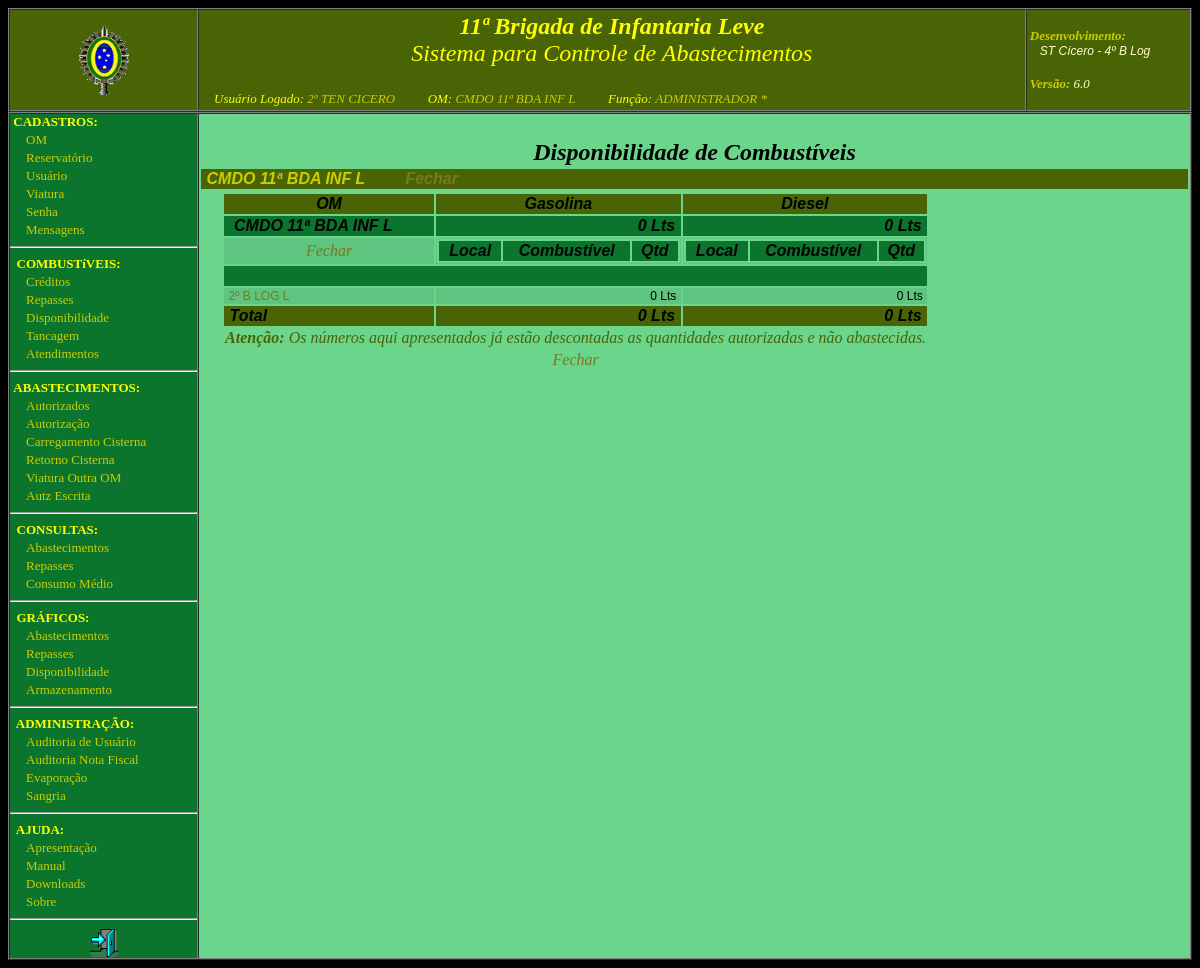
The page /index.php?nomeArquivo=cons_disponibilidade.php&oc=024794&codom=024794 (signed in) on the database its author committed.
### tables this page shows
CREATE TABLE IF NOT EXISTS `om` (
  `codom` char(6) NOT NULL,
  `sigla` char(30) NOT NULL,
  `nome` char(70) NOT NULL,
  `tipo` char(15) NOT NULL COMMENT 'OC, C Mil A, Cmdo RM, Cmdo DE, Cmdo Bda, Integrante, Não Integrante',
  `oc` char(6) DEFAULT NULL,
  `subordinacao` char(6) DEFAULT NULL,
  `rm` char(2) DEFAULT NULL
);

### configuracao.php (called while the page is built, shortened)
<?php
$cor_fundo = '#6bd58c';
$cor_submenu = '#CDCD00';
$cor1 ='#496404';
$cor2 = '#0b752d';
$cor3 ='#5fc47f';
?>

### cons_disponibilidade.php (the view, shortened to what this page needs)
<head>
</head>
<?php
	echo "<table border='0' bgcolor='$cor_fundo' width='100%' align='left' valign='top'>";
	echo "<tr align='center'><td COLSPAN='8'>&nbsp;</td></tr>";
	echo "<tr align='center'><td COLSPAN='8'><b><font size='5'><I>Disponibilidade de Combustíveis</b></I></td></tr>";
   $query = "SELECT * FROM om
   			 where
					tipo in ('OC','Integrante') ";
	if (($_SESSION['perfil']=='ADMINISTRADOR *') or ($_SESSION['perfil']=='CONSULTOR *')){
		$query .= "and nome like 'COMANDO%' ";
	}
	elseif (($_SESSION['perfil']=='ADMINISTRADOR') or ($_SESSION['perfil']=='CONSULTOR')){
		$query .= "and nome like 'COMANDO%'
				and codom='".$_SESSION['codom']."' ";
		$_GET['oc']=$_SESSION['codom'];
	}
	elseif ((($_SESSION['perfil']=='CMT DA OM') or ($_SESSION['perfil']=='FISCAL DA OM')) and ($_SESSION['gerente']!='SIM')){
		$query .= "and nome like 'COMANDO%'
				and codom='".$_SESSION['oc']."' ";
				$_GET['oc']=$_SESSION['oc'];
				$_GET['codom']=$_SESSION['codom'];
	}
	$query .= "ORDER BY abs(sigla), sigla ";
	$resultado=mysql_query($query);
	while ($oc = mysql_fetch_array($resultado, MYSQL_NUM)) {
		if($oc[0]==$_GET['oc']){
			echo "<tr bgcolor='$cor1' align='left'><td COLSPAN='8'><coluna>&nbsp;<a href='index.php?nomeArquivo=cons_disponibilidade.php' style='text-decoration:none'><font color='$cor_submenu'>$oc[1]</font></a></b>&nbsp;&nbsp;&nbsp;&nbsp;&nbsp;&nbsp;&nbsp;&nbsp;";
			if (($_SESSION['perfil']=='ADMINISTRADOR *') or ($_SESSION['perfil']=='CONSULTOR *')){
				echo " <a href='index.php?nomeArquivo=cons_disponibilidade.php' style='text-decoration:none'>Fechar</a>";
			}
			echo "</td></tr>";
			echo "<tr bgcolor='$cor1' align='left'><td bgcolor='$cor_fundo'>";
			echo "<table>";
			echo "<tr bgcolor='$cor1' align='center'><td bgcolor='$cor_fundo'>&nbsp;&nbsp;&nbsp;&nbsp;</td><td><coluna>OM</td><td><coluna>&nbsp;&nbsp;Gasolina&nbsp;&nbsp;</td><td><coluna>&nbsp;&nbsp;&nbsp;Diesel&nbsp;&nbsp;&nbsp;</td></tr>";
			$qry_disp ="SELECT codom, sigla, oc
							FROM om
							WHERE ";
			if (($_SESSION['perfil']=='ADMINISTRADOR *') or ($_SESSION['perfil']=='CONSULTOR *')){
				$qry_disp .="subordinacao='$oc[0]' or codom='$oc[0]' ";
			}
			elseif ((($_SESSION['perfil']=='CMT DA OM') or ($_SESSION['perfil']=='FISCAL DA OM')) and ($_SESSION['gerente']!='SIM')){
				$qry_disp .="codom='".$_GET['codom']."' ";
			}
			elseif ((($_SESSION['perfil']=='CMT DA OM') or ($_SESSION['perfil']=='FISCAL DA OM')) and ($_SESSION['gerente']=='SIM')){
				$qry_disp .="codom='".$_GET['codom']."' or codom in( select e.om_codom from reservatorio r, estoque e
																					where r.codigo=e.reservatorio_codigo and r.om_codom='".$_SESSION['codom']."' and e.qtd_atual>0) ";
			}
			elseif ($_SESSION['perfil']=='ABASTECEDOR'){
				$qry_disp .="codom in( select e.om_codom from reservatorio r, estoque e
				                       where r.codigo=e.reservatorio_codigo and r.om_codom='".$_SESSION['codom']."') ";
			}
			$qry_disp .= "ORDER BY abs(sigla), sigla ";
			$res_disp=mysql_query($qry_disp);
			while ($om = mysql_fetch_array($res_disp, MYSQL_NUM)) {
				$qry_g ="SELECT ifnull(round(sum(e.qtd_atual)),0)
						FROM estoque e, reservatorio r
						WHERE r.codigo = e.reservatorio_codigo ";
				$qry_d ="SELECT ifnull(round(sum(e.qtd_atual)),0)
						FROM estoque e, reservatorio r
						WHERE r.codigo = e.reservatorio_codigo ";
				if (($_SESSION['perfil']=='ADMINISTRADOR *') or ($_SESSION['perfil']=='CONSULTOR *')){
					$qry_g .="and e.om_codom='$om[0]' ";
					$qry_d .="and e.om_codom='$om[0]' ";
				}
				$qry_g .= "and r.combustivel_codigo='1' ";
				$qry_d .= "and r.combustivel_codigo='2' ";
				$res_g=mysql_query($qry_g);
				$gas = mysql_fetch_row($res_g);
				$res_d=mysql_query($qry_d);
				$d = mysql_fetch_row($res_d);
				$qrya = "select sum(qtd_autorizada) from abastecimento
								where reservatorio_codigo in (select codigo from reservatorio where combustivel_codigo='1' ";
					$qrya .= ")
									and cota_om='$om[0]' and qtd_abastecida is null ";
				$resa = mysql_query($qrya);
				$qtdg = mysql_fetch_row($resa);
				$qrya = "select sum(qtd_autorizada) from abastecimento
								where reservatorio_codigo in (select codigo from reservatorio where combustivel_codigo='2' ";
					$qrya .= ")
									and cota_om='$om[0]' and qtd_abastecida is null";
				$resa = mysql_query($qrya);
				$qtdd = mysql_fetch_row($resa);
				if($abast_sem_saldo=='s') {
					$qry_saldo_g = "select SUM(a.qtd_abastecida - ifnull(h.qtd_abastecida ,0))
							from abastecimento a LEFT JOIN
									(SELECT dt_abastecimento, viatura_eb, sum(qtd_abastecida) qtd_abastecida
										FROM `historico_abastecimento`
										GROUP BY dt_abastecimento, viatura_eb
									) h on (a.dt_abastecimento=h.dt_abastecimento and a.viatura_eb=h.viatura_eb)
							where a.qtd_abastecida > ifnull(h.qtd_abastecida ,0)
								and a.cota_om='$om[0]'
                                and a.reservatorio_codigo in (select codigo from reservatorio where combustivel_codigo='1')
							order by a.dt_abastecimento ";
					$qry_saldo_d = "select SUM(a.qtd_abastecida - ifnull(h.qtd_abastecida ,0))
							from abastecimento a LEFT JOIN
									(SELECT dt_abastecimento, viatura_eb, sum(qtd_abastecida) qtd_abastecida
										FROM `historico_abastecimento`
										GROUP BY dt_abastecimento, viatura_eb
									) h on (a.dt_abastecimento=h.dt_abastecimento and a.viatura_eb=h.viatura_eb)
							where a.qtd_abastecida > ifnull(h.qtd_abastecida ,0)
								and a.cota_om='$om[0]'
                                and a.reservatorio_codigo in (select codigo from reservatorio where combustivel_codigo='2')
							order by a.dt_abastecimento ";
					$saldo=mysql_query($qry_saldo_g);
					$saldo_gas = mysql_fetch_row($saldo);
					$saldo=mysql_query($qry_saldo_d);
					$saldo_d = mysql_fetch_row($saldo);
				}
				if($_GET['codom']==$om[0]) {
					$qrya = "select sum(qtd_autorizada) from abastecimento
								where reservatorio_codigo in (select codigo from reservatorio where combustivel_codigo='1' ";
					$qrya .= ")
									and cota_om='$om[0]' and qtd_abastecida is null";
					$resa = mysql_query($qrya);
					$qtdg = mysql_fetch_row($resa);
					$qrya = "select sum(qtd_autorizada) from abastecimento
								where reservatorio_codigo in (select codigo from reservatorio where combustivel_codigo='2' ";
					$qrya .= ")
									and cota_om='$om[0]' and qtd_abastecida is null";
					$resa = mysql_query($qrya);
					$qtdd = mysql_fetch_row($resa);
					echo "<tr bgcolor='$cor2'>
								<td bgcolor='$cor_fundo'></td>
								<td><coluna>&nbsp;&nbsp;$om[1]&nbsp;&nbsp;</td>
								<td align='right'><coluna>&nbsp;".number_format(($gas[0]-$saldo_gas[0]-$qtdg[0]),0,'','.')." Lts&nbsp;</td>
								<td align='right'><coluna>&nbsp;".number_format(($d[0]-$saldo_d[0]-$qtdd[0]),0,'','.')." Lts&nbsp;</td>
							</tr>";
					echo "<tr><td bgcolor='$cor_fundo'></td><td bgcolor='$cor3' align='center'> ";
						if(($_SESSION['perfil']!='FISCAL DA OM') and ($_SESSION['perfil']!='ABASTECEDOR')) {
							echo "<i><a href='index.php?nomeArquivo=cons_disponibilidade.php&oc=$oc[0]' style='text-decoration:none'>Fechar</a>";
						}
						echo "</td><td valign='top' bgcolor='$cor3'>";
					echo "<table bgcolor='$cor_fundo' align='center' width='100%'>";
					echo "<tr bgcolor='$cor2' align='center'><td><coluna>&nbsp;Local&nbsp;</td><td><coluna>&nbsp;Combustível&nbsp;</td><td><coluna>&nbsp;Qtd&nbsp;</td></tr>";
					echo "</table>";
					echo "</td><td  valign='top' bgcolor='$cor3'>";
					echo "<table bgcolor='$cor_fundo' align='center' width='100%'>";
					echo "<tr bgcolor='$cor2' align='center'><td><coluna>&nbsp;Local&nbsp;</td><td><coluna>&nbsp;Combustível&nbsp;</td><td><coluna>&nbsp;Qtd&nbsp;</td></tr>";
					echo "</table></td></tr>";
					echo "<tr><td></td><td colspan='3' bgcolor='$cor2'>&nbsp;</td></tr>";
				} else {
					echo "<tr bgcolor='$cor3' class='marcar_linha'><td bgcolor='$cor_fundo'></td><td><lin>&nbsp;<a href='index.php?nomeArquivo=cons_disponibilidade.php&oc=$oc[0]&codom=$om[0]' style='text-decoration:none'>$om[1]</a>&nbsp;</td><td align='right'><lin>&nbsp;".number_format(($gas[0] - $qtdg[0] - $saldo_gas[0]),0,'','.')." Lts&nbsp</td><td align='right'><lin>&nbsp;".number_format(($d[0] - $qtdd[0] - $saldo_d[0]),0,'','.')." Lts&nbsp;</td></tr>";
				}
				$s_gas=$s_gas+$gas[0];
				$s_d=$s_d+$d[0];
			}
			echo "<tr bgcolor='$cor1'><td bgcolor='$cor_fundo'></td><td><coluna>&nbsp;Total&nbsp;</td><td align='right'><coluna>&nbsp;".number_format($s_gas,0,'','.')." Lts&nbsp;</td><td align='right'><coluna>&nbsp;".number_format($s_d,0,'','.')." Lts&nbsp;</td></tr>";
			echo "<tr><td bgcolor='$cor_fundo'></td><td colspan='3'><font color='$cor1'><b><i>Atenção:</b> Os números aqui apresentados já estão descontadas as quantidades autorizadas e não abastecidas.</i></td></tr>";
			if (($_SESSION['perfil']=='ADMINISTRADOR *') or ($_SESSION['perfil']=='CONSULTOR *')){
				echo "<tr bgcolor='$cor_fundo' align='center'><td bgcolor='$cor_fundo'></td><td colspan='5'><i><a href='index.php?nomeArquivo=cons_disponibilidade.php' style='text-decoration:none'>Fechar</a></td></tr>";
			}
			echo "</table>";
			echo "</td></tr>";
		} else {
			echo "<tr bgcolor='$cor1' align='left'><td COLSPAN='8'><b>&nbsp;<i><a href='index.php?nomeArquivo=cons_disponibilidade.php&oc=$oc[0]' style='text-decoration:none'><font color='$cor_submenu'>$oc[1]</font>&nbsp;&nbsp;&nbsp;</b><linha>Listar</a>&nbsp;&nbsp;</td></tr>";
		}
	}
	echo "</table>";
?>

### css/estilos.css (style rules this page uses)
tr.marcar_linha { font-size:14; font-family: arial, helvetica, serif; color: #000000; background-color: #5fc47f; }
html { background-color: black; }

### index.php (style rules this page uses)
coluna { font-style: italic; font-weight: bold; font-size:16; font-family:verdana, sans-serif,helvetica; color: #000000; }
lin { font-size:12; font-family: arial, helvetica, serif; color: #000000; }

### rows shown on the page
om: sigla "CMDO 11ª BDA INF L", qtdg "0", qtdd "0", s_gas "0", s_d "0"
om: sigla "2º B LOG L", saldo_gas "0", saldo_d "0"

### other values the page prints
$oc_geral "11ª Brigada de Infantaria Leve"
substr($_SESSION['post_grad'],1) "2º TEN"
$_SESSION['nome_guerra'] "CICERO"
$_SESSION['unidade'] "CMDO 11ª BDA INF L"
$_SESSION['perfil'] "ADMINISTRADOR *"
$versao "6.0"
